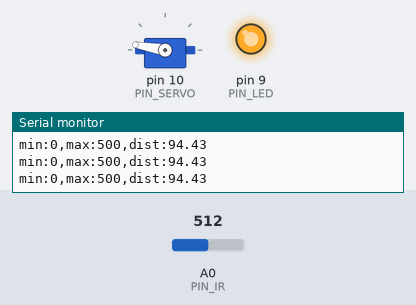
Simulated run of this sketch. Board: Arduino Uno, built with avr-gcc and run on an emulated ATmega328P. Shown: servo, output pins drawn as LEDs (lit = HIGH), the last lines printed to the serial monitor. The test bench sets the inputs (shaded band); at power-on: A0 (PIN_IR) = 512.

Above: at 2.2 s.
2.3 s: A0 (PIN_IR) set to 250
3.8 s: A0 (PIN_IR) set to 236
At 5.3 s:
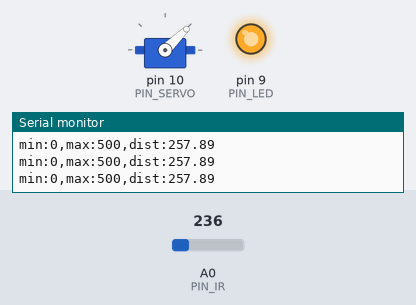
5.6 s: A0 (PIN_IR) set to 260
At 6.5 s:
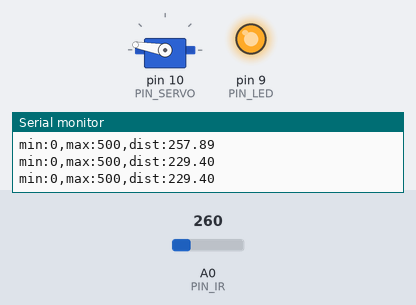
7.2 s: A0 (PIN_IR) set to 240
At 7.6 s:
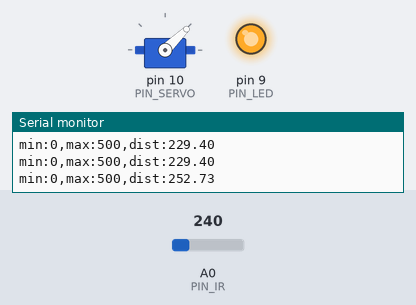
Timing chart, 0 to 9.7 s (numbered marks = the images above; inputs shaded):
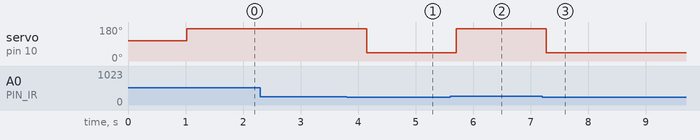

Measured:
- the behaviour switches between 243 and 242 on A0 (PIN_IR) (found by bisection; images 0 and 1)
- after the input at 3.8 s, servo on pin 10 (PIN_SERVO): 170° → 44° after 0.35 s
- after the input at 5.6 s, servo on pin 10 (PIN_SERVO): 44° → 170° after 0.11 s
- after the input at 7.2 s, servo on pin 10 (PIN_SERVO): 170° → 44° after 0.07 s

The sketch:

21_bbc_20213046.ino
```cpp
#include <Servo.h>

#define PIN_IR A0
#define PIN_LED 9
#define PIN_SERVO 10

#define Max 2300
#define Min 1000
#define Neu 1650
Servo myservo;
void setup() {
// initialize GPIO pins
  pinMode(PIN_LED,OUTPUT);
  digitalWrite(PIN_LED, 1);

  myservo.attach(PIN_SERVO);
  myservo.writeMicroseconds(Neu);
  delay(1000);
// initialize serial port
  Serial.begin(57600);

}

float ir_distance(void){ // return value unit: mm
  float val;
  float volt = float(analogRead(PIN_IR));
  val = ((6762.0/(volt-9.0))-4.0) * 10.0;
  return val;
}

void loop() {
  float raw_dist = ir_distance();
  Serial.print("min:0,max:500,dist:");
  Serial.println(raw_dist);
  delay(20);

  if (raw_dist > 250){
    myservo.writeMicroseconds(Min);
  }
  else if (raw_dist < 250){
    myservo.writeMicroseconds(Max);
  }
  delay(500);
}
```
